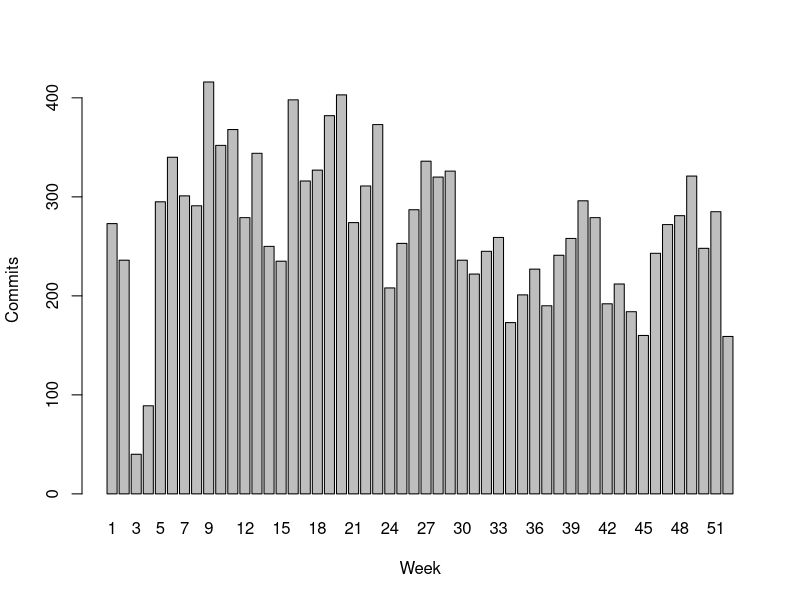
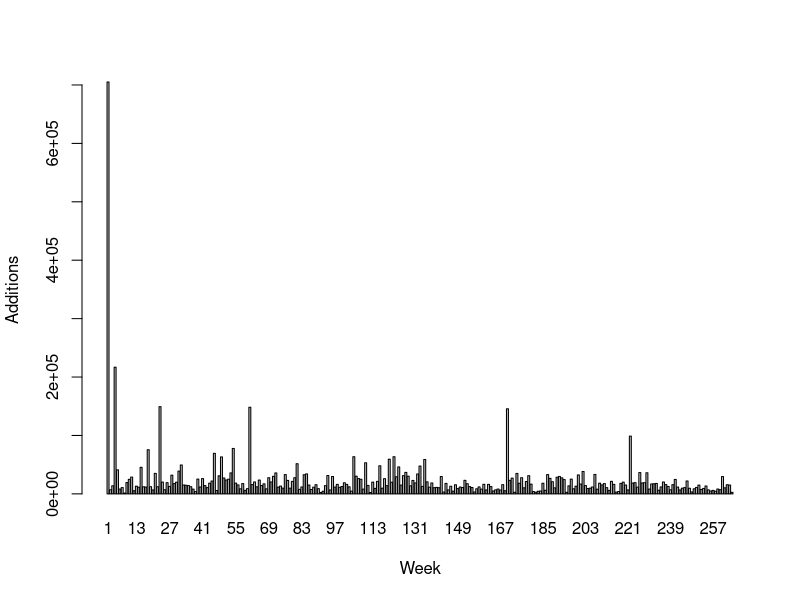
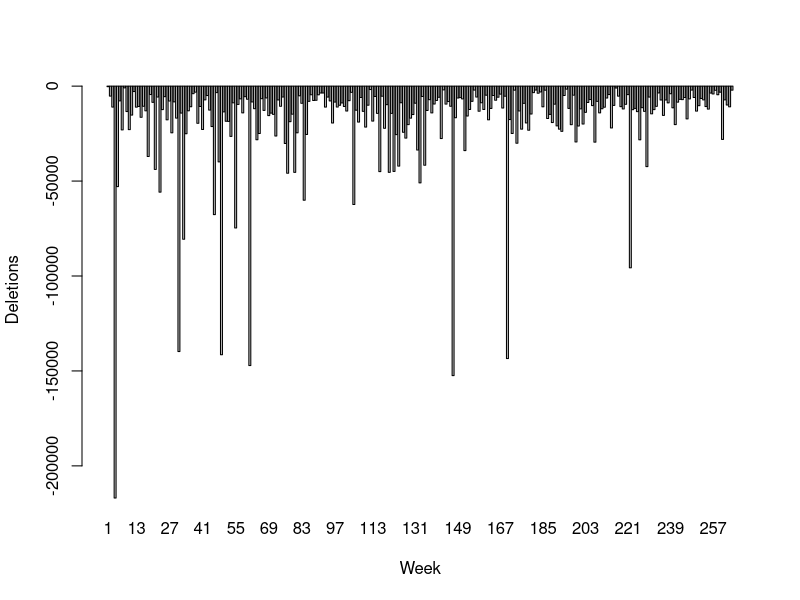

Source code (R) for these figures, in order:
#!
commitData <- read.csv("activity.csv")
barplot(height=commitData$total,names.arg=commitData$number,xlab = "Week",
ylab = "Commits")

additionData <- read.csv("additions.csv")
barplot(height=additionData$addition,names.arg=additionData$number,xlab = "Week",
ylab = "Additions")

additionData
deletionData <- read.csv("deletions.csv")
barplot(height=deletionData$deletion,names.arg=deletionData$number,xlab = "Week",
ylab = "Deletions")
